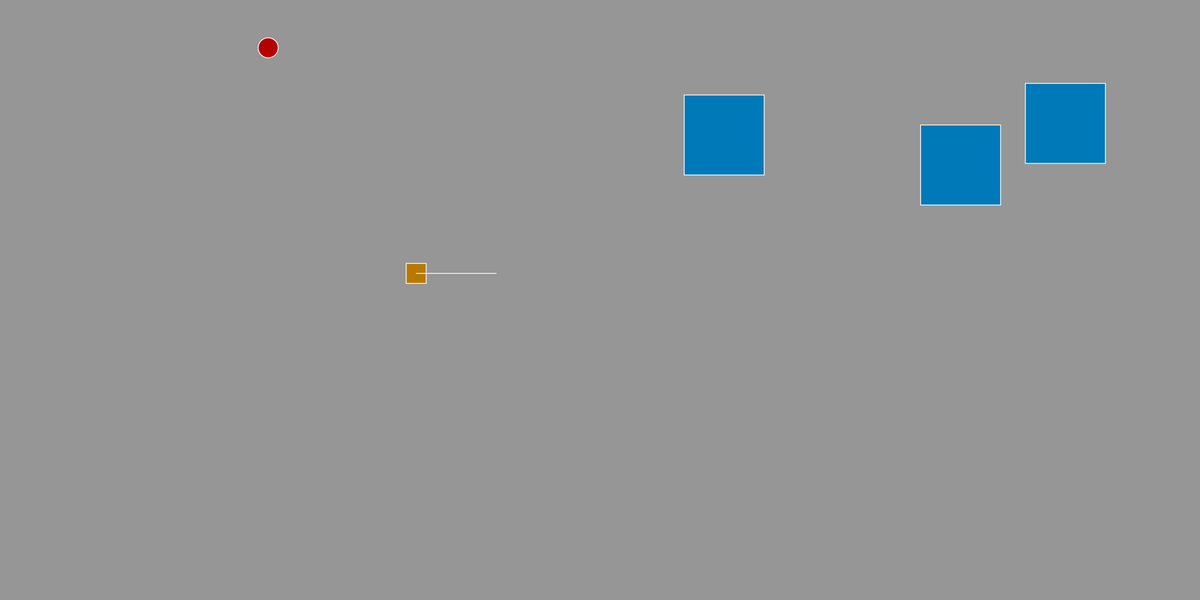
Frame 1 (no input)
Frame 60 (the mouse pressed at the canvas centre just before this capture): identical to frame 1, image omitted
Frame 120 (the mouse held since frame 60 and released just before this capture): identical to frame 1, image omitted

The Processing sketch that drew this single still picture (run headless with seeded random() and noise(); from frame 60 on, the mouse is pressed at the canvas centre):

// Processing sketch: Simulation
// ── Simulation.pde
int OBSNUM = 3;

Obstacle obstacles[] = new Obstacle[OBSNUM];
Goal goal = new Goal();
Robot robot = new Robot();
float radius = 200;
ArrayList<PVector> obsPositions = new ArrayList<PVector>();

PVector temp;

// Setup the Processing Canvas
void setup(){
  size(3000, 1500);
  strokeWeight(2);
  frameRate(30);
  ellipseMode(CENTER);
  rectMode(CENTER);
   
  
  
  for(int i = 0; i < OBSNUM; i++) {  
    obstacles[i] = new Obstacle();
    
    obstacles[i].pos.x = random(width-200); 
    obstacles[i].pos.y = random(height-200);
    obstacles[i].sideLen = radius;
    temp = new PVector(obstacles[i].pos.x, obstacles[i].pos.y);
    obsPositions.add(temp);
  }
  
   goal.pos.x = (int) random(100, width - 100);
   goal.pos.y = (int) random(100, height - 100); 
  
   robot.pos.x = (int) random(width);
   robot.pos.y = (int) random(height);
   
  do {
    goal.pos.x = (int) random(100, width - 100);
    goal.pos.y = (int) random(100, height - 100);  
    robot.pos.x = (int) random(width);
    robot.pos.y = (int) random(height);
  } while(isOnObs(goal.pos) && isOnObs(robot.pos) && isOnGoal(robot.pos));
  
}

// Main draw loop
void draw() {
  
  // Fill canvas grey
  background(150);
  
  // Set fill-color to blue
  fill(0, 121, 184);
  // Set stroke-color white
  stroke(255); 
  
  // Draw 
  for(int i = 0; i < OBSNUM; i++) {
    
    temp = new PVector(obstacles[i].pos.x, obstacles[i].pos.y);
    obsPositions.set(i, temp);
        
    
    obstacles[i].show();
    
    //if(distance(robot.pos.x, robot.pos.y, obstacles[i].pos.x, obstacles[i].pos.y) < radius) {
    //  robot.alive = false;
    //  println("dead");
    //}
    
    if(isOnObs(robot.pos)) {
      robot.alive = false;
      println("dead");
    }
    
    if(robot.pos.x < 0 || robot.pos.y < 0 || robot.pos.x >= width || robot.pos.y >= height) {
      robot.alive = false;
      println("dead");
    }
    
  }
  
  
  if(isOnGoal(robot.pos)) {
    robot.win = true;
  }
  
  goal.show();
  
  if(robot.alive && !robot.win) {
    robot.show();
    robot.look();
  }
    
  
  
  
                  
}

void keyPressed() {
  robot.keyPressed();
}

float distance(float x1, float y1, float x2, float y2) {
  return sqrt(abs(pow(x2-x1, 2) + pow(y2-y1, 2)));
}

void calulateCost() {
  
  
}
boolean isOnObs(PVector pos) {
    for (int i = 0; i < OBSNUM; i++) {
      if (Math.abs(obstacles[i].pos.x - pos.x) < 127 && Math.abs(obstacles[i].pos.y - pos.y) < 127) {
        return true;
      }
    }
    
    return false;
  }
  
boolean isOnGoal(PVector pos) {
    
    return (Math.abs(goal.pos.x - pos.x) < 50 && Math.abs(goal.pos.y - pos.y) < 50);
    
}
  
    

// ── Goal.pde
class Goal {
  PVector pos;
  float radius = 50;
  
  Goal() {
    pos = new PVector();
    
  }
  
  void show() {
    fill(180, 0, 0);
    ellipse(pos.x, pos.y, radius, radius);
    
  }
  
  boolean isOnObs() {
    for (int i = 0; i < obstacles.length; i++) {
      if (Math.abs(obstacles[i].pos.x - goal.pos.x) < 127 && Math.abs(obstacles[i].pos.y - goal.pos.y) < 127) {
        return true;
      }
    }
 
    return false;
  }
  
  float xPos() {
    return pos.x;
  }
  
  float yPos() {
    return pos.y;
  }
}

// ── Matrix.pde
class Matrix {
  
  //local variables
  int rows;
  int cols;
  float[][] matrix;
  
  //---------------------------------------------------------------------------------------------------------------------------------------------------------  
  //constructor
  Matrix(int r, int c) {
    rows = r;
    cols = c;
    matrix = new float[rows][cols];
  }
  
  //---------------------------------------------------------------------------------------------------------------------------------------------------------  
  //constructor from 2D array
  Matrix(float[][] m) {
    matrix = m;
    cols = m.length;
    rows = m[0].length;
  }
  
  //---------------------------------------------------------------------------------------------------------------------------------------------------------  
  //print matrix
  void output() {
    for (int i =0; i<rows; i++) {
      for (int j = 0; j<cols; j++) {
        print(matrix[i][j] + "  ");
      }
      println(" ");
    }
    println();
  }
  //---------------------------------------------------------------------------------------------------------------------------------------------------------  
  
  //multiply by scalar
  void multiply(float n ) {

    for (int i =0; i<rows; i++) {
      for (int j = 0; j<cols; j++) {
        matrix[i][j] *= n;
      }
    }
  }

//---------------------------------------------------------------------------------------------------------------------------------------------------------  
  //return a matrix which is this matrix dot product parameter matrix 
  Matrix dot(Matrix n) {
    Matrix result = new Matrix(rows, n.cols);
   
    if (cols == n.rows) {
      //for each spot in the new matrix
      for (int i =0; i<rows; i++) {
        for (int j = 0; j<n.cols; j++) {
          float sum = 0;
          for (int k = 0; k<cols; k++) {
            sum+= matrix[i][k]*n.matrix[k][j];
          }
          result.matrix[i][j] = sum;
        }
      }
    }

    return result;
  }
//---------------------------------------------------------------------------------------------------------------------------------------------------------  
  //set the matrix to random ints between -1 and 1
  void randomize() {
    for (int i =0; i<rows; i++) {
      for (int j = 0; j<cols; j++) {
        matrix[i][j] = random(-1, 1);
      }
    }
  }

//---------------------------------------------------------------------------------------------------------------------------------------------------------  
  //add a scalar to the matrix
  void Add(float n ) {
    for (int i =0; i<rows; i++) {
      for (int j = 0; j<cols; j++) {
        matrix[i][j] += n;
      }
    }
  }
//---------------------------------------------------------------------------------------------------------------------------------------------------------  
  ///return a matrix which is this matrix + parameter matrix
  Matrix add(Matrix n ) {
    Matrix newMatrix = new Matrix(rows, cols);
    if (cols == n.cols && rows == n.rows) {
      for (int i =0; i<rows; i++) {
        for (int j = 0; j<cols; j++) {
          newMatrix.matrix[i][j] = matrix[i][j] + n.matrix[i][j];
        }
      }
    }
    return newMatrix;
  }
//---------------------------------------------------------------------------------------------------------------------------------------------------------  
  //return a matrix which is this matrix - parameter matrix
  Matrix subtract(Matrix n ) {
    Matrix newMatrix = new Matrix(cols, rows);
    if (cols == n.cols && rows == n.rows) {
      for (int i =0; i<rows; i++) {
        for (int j = 0; j<cols; j++) {
          newMatrix.matrix[i][j] = matrix[i][j] - n.matrix[i][j];
        }
      }
    }
    return newMatrix;
  }
//---------------------------------------------------------------------------------------------------------------------------------------------------------  
  //return a matrix which is this matrix * parameter matrix (element wise multiplication)
  Matrix multiply(Matrix n ) {
    Matrix newMatrix = new Matrix(rows, cols);
    if (cols == n.cols && rows == n.rows) {
      for (int i =0; i<rows; i++) {
        for (int j = 0; j<cols; j++) {
          newMatrix.matrix[i][j] = matrix[i][j] * n.matrix[i][j];
        }
      }
    }
    return newMatrix;
  }
//---------------------------------------------------------------------------------------------------------------------------------------------------------  
  //return a matrix which is the transpose of this matrix
  Matrix transpose() {
    Matrix n = new Matrix(cols, rows);
    for (int i =0; i<rows; i++) {
      for (int j = 0; j<cols; j++) {
        n.matrix[j][i] = matrix[i][j];
      }
    }
    return n;
  }
//---------------------------------------------------------------------------------------------------------------------------------------------------------  
  //Creates a single column array from the parameter array
  Matrix singleColumnMatrixFromArray(float[] arr) {
    Matrix n = new Matrix(arr.length, 1);
    for (int i = 0; i< arr.length; i++) {
      n.matrix[i][0] = arr[i];
    }
    return n;
  }
  //---------------------------------------------------------------------------------------------------------------------------------------------------------  
  //sets this matrix from an array
  void fromArray(float[] arr) {
    for (int i = 0; i< rows; i++) {
      for (int j = 0; j< cols; j++) {
        matrix[i][j] =  arr[j+i*cols];
      }
    }
  }
//---------------------------------------------------------------------------------------------------------------------------------------------------------    
  //returns an array which represents this matrix
  float[] toArray() {
    float[] arr = new float[rows*cols];
    for (int i = 0; i< rows; i++) {
      for (int j = 0; j< cols; j++) {
        arr[j+i*cols] = matrix[i][j];
      }
    }
    return arr;
  }

//---------------------------------------------------------------------------------------------------------------------------------------------------------  
  //for ix1 matrixes adds one to the bottom
  Matrix addBias() {
    Matrix n = new Matrix(rows+1, 1);
    for (int i =0; i<rows; i++) {
      n.matrix[i][0] = matrix[i][0];
    }
    n.matrix[rows][0] = 1;
    return n;
  }
//---------------------------------------------------------------------------------------------------------------------------------------------------------  
  //applies the activation function(sigmoid) to each element of the matrix
  Matrix activate() {
    Matrix n = new Matrix(rows, cols);
    for (int i =0; i<rows; i++) {
      for (int j = 0; j<cols; j++) {
        n.matrix[i][j] = sigmoid(matrix[i][j]);
      }
    }
    return n;
  }
  
//---------------------------------------------------------------------------------------------------------------------------------------------------------    
  //sigmoid activation function
  float sigmoid(float x) {
    float y = 1 / (1 + pow((float)Math.E, -x));
    return y;
  }
  //returns the matrix that is the derived sigmoid function of the current matrix
  Matrix sigmoidDerived() {
    Matrix n = new Matrix(rows, cols);
    for (int i =0; i<rows; i++) {
      for (int j = 0; j<cols; j++) {
        n.matrix[i][j] = (matrix[i][j] * (1- matrix[i][j]));
      }
    }
    return n;
  }

//---------------------------------------------------------------------------------------------------------------------------------------------------------  
  //returns the matrix which is this matrix with the bottom layer removed
  Matrix removeBottomLayer() {
    Matrix n = new Matrix(rows-1, cols);      
    for (int i =0; i<n.rows; i++) {
      for (int j = 0; j<cols; j++) {
        n.matrix[i][j] = matrix[i][j];
      }
    }
    return n;
  }
//---------------------------------------------------------------------------------------------------------------------------------------------------------  
  //Mutation function for genetic algorithm 
  
  void mutate(float mutationRate) {
    
    //for each element in the matrix
    for (int i=0; i<rows; i++) {
      for (int j = 0; j<cols; j++) {
        float rand = random(1);
        if (rand<mutationRate) {//if chosen to be mutated
          matrix[i][j] += randomGaussian()/5;//add a random value to it(can be negative)
          
          //set the boundaries to 1 and -1
          if (matrix[i][j]>1) {
            matrix[i][j] = 1;
          }
          if (matrix[i][j] <-1) {
            matrix[i][j] = -1;
          }
        }
      }
    }
  }
//---------------------------------------------------------------------------------------------------------------------------------------------------------  
  //returns a matrix which has a random number of values from this matrix and the rest from the parameter matrix
  Matrix crossover(Matrix partner) {
    Matrix child = new Matrix(rows, cols);
    
    //pick a random point in the matrix
    int randC = floor(random(cols));
    int randR = floor(random(rows));
    for (int i =0; i<rows; i++) {
      for (int j = 0; j<cols; j++) {

        if ((i< randR)|| (i==randR && j<=randC)) { //if before the random point then copy from this matrix
          child.matrix[i][j] = matrix[i][j];
        } else { //if after the random point then copy from the parameter array
          child.matrix[i][j] = partner.matrix[i][j];
        }
      }
    }
    return child;
  }
//---------------------------------------------------------------------------------------------------------------------------------------------------------  
  //return a copy of this matrix
  Matrix clone() {
    Matrix clone = new  Matrix(rows, cols);
    for (int i =0; i<rows; i++) {
      for (int j = 0; j<cols; j++) {
        clone.matrix[i][j] = matrix[i][j];
      }
    }
    return clone;
  }
}

// ── NeuralNet.pde
class NeuralNet {
  
  int iNodes, hNodes1, hNodes2, oNodes;
  
  Matrix wih; // matrix containing weights between the input nodes and the hidden nodes
  Matrix whh; // matrix containing weights between the hidden nodes and the second layer hidden nodes
  Matrix who; // matrix containing weights between the second hidden layer nodes and the output nodes
  
  Matrix inputs, hidden1, hidden2, outputs;
  
  NeuralNet(int in, int h1, int h2, int out) {
    //set dimensions from parameters
    iNodes = in;
    oNodes = out;
    hNodes1 = h1;
    hNodes2 = h2;


    //create first layer weights 
    //included bias weight
    wih = new Matrix(hNodes1, iNodes +1);

    //create second layer weights
    //include bias weight
    whh = new Matrix(hNodes2, hNodes1 +1);

    //create second layer weights
    //include bias weight
    who = new Matrix(oNodes, hNodes2 +1);  

    //set the matricies to random values
    wih.randomize();
    whh.randomize();
    who.randomize();
    
    inputs   = new Matrix(iNodes, 1);
    hidden1  = new Matrix(hNodes1, 1);
    hidden2  = new Matrix(hNodes2, 1);
    outputs   = new Matrix(oNodes, 1);
    
  }
  
  
  
  void train(int iterations, float[] vision) {
    inputs.randomize();
    
    for(int i = 0; i < iterations; i++) {
      output(vision);
      //Matrix adjustments = ;
    }
  }
  
  
  
  void output(float[] vision) {
    
  }
  
  float cost() {
    
    return 2;
  }
  
  
 
  
  
  
  
  
}

// ── Obstacle.pde
class Obstacle {
  PVector pos;
  float sideLen; 
  
  Obstacle() {
    pos = new PVector();
    
  }
  
  void show() {
     
    rect(pos.x, pos.y, sideLen, sideLen);
        
  }
  
  
}

// ── Robot.pde
class Robot {
  float[] decision;
  PVector pos, vel, temp;
  
  NeuralNet brain; 
  ArrayList<PVector> obsPositions;     //all the positions of the tail of the snake
  
  Matrix reward       = new Matrix(1, 1);
  
  float[] vision      = new float[10]; //5 directions, looking for obstacles/wall and the goal

  
  boolean alive       = true, 
          test        = false,
          win         = false;
  
  int     lifetime    = 0, 
          timeLeft    = 100; 
  
  
  float   angle       = 0, 
          deltaAngle  = PI/16,
          curDir      = 0;
          
  
                //---------------------------------------------------------------------------------------------------------------------------------------------------------\\ 

  //constructor
  Robot() {
    
    pos = new PVector();
    vel = new PVector (10, 0);
    
  }
  
  
  
   
  void show() {
       
    fill(184, 121, 0);
  
    // Set stroke-color white
    stroke(255); 
    rectMode(CENTER);
    rect(pos.x, pos.y, 50, 50);
   
   
    lineAngle(pos.x, pos.y, angle, 200);
       
        
  }
  
  void move(float trans, float ang) {
    pos.x -= trans*cos(ang);
    pos.y -= trans*sin(ang);
  }
  
  
  void kill() {
    alive = false;
  }
  
  void keyPressed() {
    
    switch(key) {
      case 'w' :
        move(-25, -angle);
        break;
      case 's' :
        move(25, -angle);
        break;
      case 'd' :
        angle -= deltaAngle;
        break;
      case 'a' :
        angle += deltaAngle;
        break;
        
      case 'i' :
        alive = false;
        break;
    }   
  }
  
  void lineAngle(float x, float y, float angle, float length) {
    line(x, y, x+cos(angle)*length, y-sin(angle)*length);
  }
  
  PVector angleToDirection(float angle) {
    PVector vector = new PVector (cos(angle), -sin(angle));
    return vector;
  }
  
  void look() {
    
      vision = new float[15];
      //look left
      
      float[] tempValues = lookInDirection(angleToDirection(angle - PI/8));
      vision[0] = tempValues[0];
      vision[1] = tempValues[1];
      vision[2] = tempValues[2];
            
      tempValues = lookInDirection(angleToDirection(angle - PI/16));
      vision[3] = tempValues[0];
      vision[4] = tempValues[1];
      vision[5] = tempValues[2];
           
      //look up
      tempValues = lookInDirection(angleToDirection(angle));
      vision[6] = tempValues[0];
      vision[7] = tempValues[1];
      vision[8] = tempValues[2];
      
      //look up/right
      tempValues = lookInDirection(angleToDirection(angle + PI/16));
      vision[9] = tempValues[0];
      vision[10] = tempValues[1];
      vision[11] = tempValues[2];
      
      tempValues = lookInDirection(angleToDirection(angle + PI/8));
      vision[12] = tempValues[0];
      vision[13] = tempValues[1];
      vision[14] = tempValues[2];
      
      
     
     
      //max(vision[1], vision[4], vision[7], vision[10], vision[13]);
      
      printArray(tempValues);
    
  } 
  
  float[] lookInDirection(PVector direction) {
    //set up a temp array to hold the values that are going to be passed to the main vision array
    float[] visionInDirection = new float[3];
    
    PVector position = new PVector(pos.x, pos.y);//the position where we are currently looking for food or tail or wall
    
    
    boolean goalDetected = false;//true if the food has been located in the direction looked
    boolean obsDetected = false;//true if the tail has been located in the direction looked 
    float distance = 0.0;
    //move once in the desired direction before starting 
    position.add(direction);
    distance += 1.0;

    //look in the direction until you reach a wall
    
    while (!(position.x > width || position.y < 0 || position.x < 0 || position.y > height)) {

      //check for goal at the position
      if (!goalDetected && isOnGoal(position)) {
        visionInDirection[0] = (int) (1.0 / distance(pos.x, pos.y, goal.pos.x, goal.pos.y));
        goalDetected = true; // dont check if food is already found
      }

      //check for obstacle at the position
      if (!obsDetected && isOnObs(position)) {
        visionInDirection[1] = 1.0/(distance);
        obsDetected = true; // dont check if tail is already found
      }

      //look further in the direction
      position.add(direction);
      distance +=1.0;
    }

    //set the distance to the wall
    visionInDirection[2] = 1.0 / distance;
    
    return visionInDirection;
  }  
}
